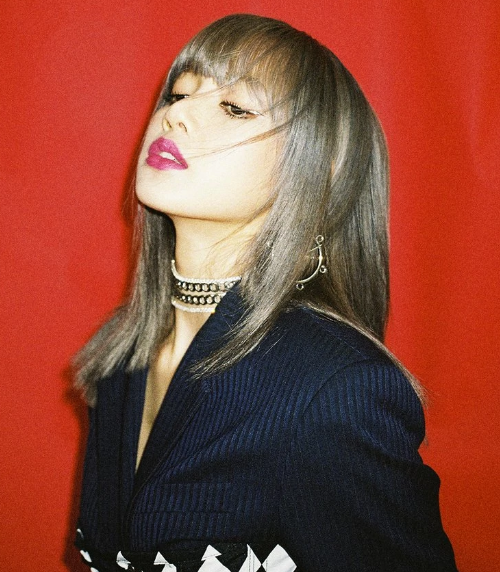
#> input picture Python/lisa.png, 500 x 572 px
$ python TranformadadeF_2.py
#> lines starting #> are read from the running program, lines starting #| are printed output that depends on the picture; after the words box and inside, x2 and y2 are one past the last pixel; in counts of white or black regions, pixels touching at a corner belong together
import cv2 as cv
import numpy as np
from matplotlib import pyplot as plt

img= cv.imread('lisa.png')
#> img is the input picture: shape (572, 500, 3); mean B, G, R 55.6, 70.2, 139.4


n,m=img.shape[:2]
#> n = 572; m = 500
N=int(n/2) #renglones
#> N = 286
M=int(m/2) #columnas
#> M = 250
f=np.zeros((n,m))
k=150
for i in range(N-k, N+k):
	for j in range (M-k, M+k):
		f[i,j]=1
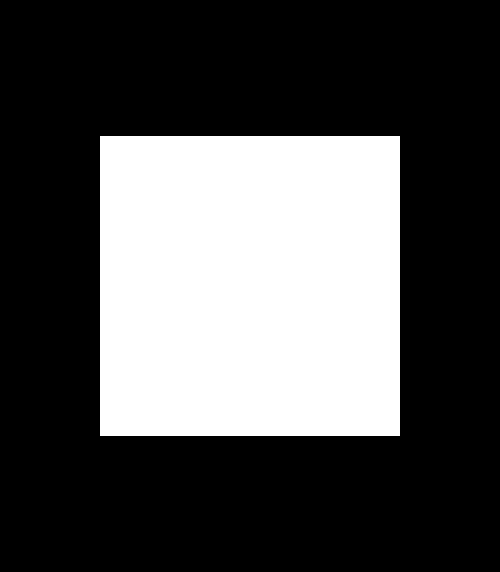
#> f: shape (572, 500) float64; values 0 (black) and 1 (white), 31.5% white; 1 white region, box (x1, y1, x2, y2) and area: (100, 136, 400, 436) 90000

w1=np.fft.fft2(img[:,:,1])
w1=np.fft.fftshift(w1)
w2=w1*f
w3=np.fft.ifft2(w2)
w3=abs(w3)
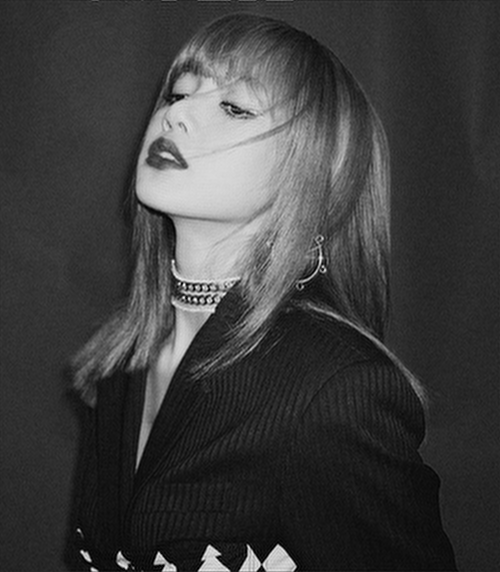
#> w3: shape (572, 500) float64; min 0.192, max 290.3, mean 70.2; drawn with min black and max white
plt.figure(0)
plt.imshow(img[:,:,0], cmap='gray')
plt.figure(1)
plt.imshow(f, cmap='gray')
plt.figure(2)
plt.imshow(w3, cmap='gray')
plt.show()
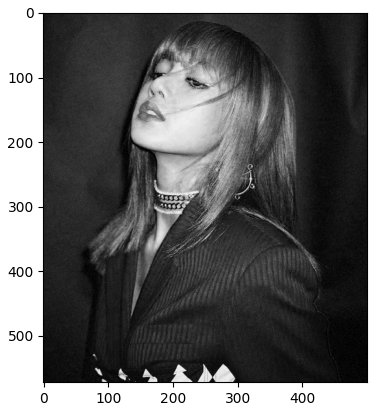
#> figure drawn by matplotlib, 1 panel
